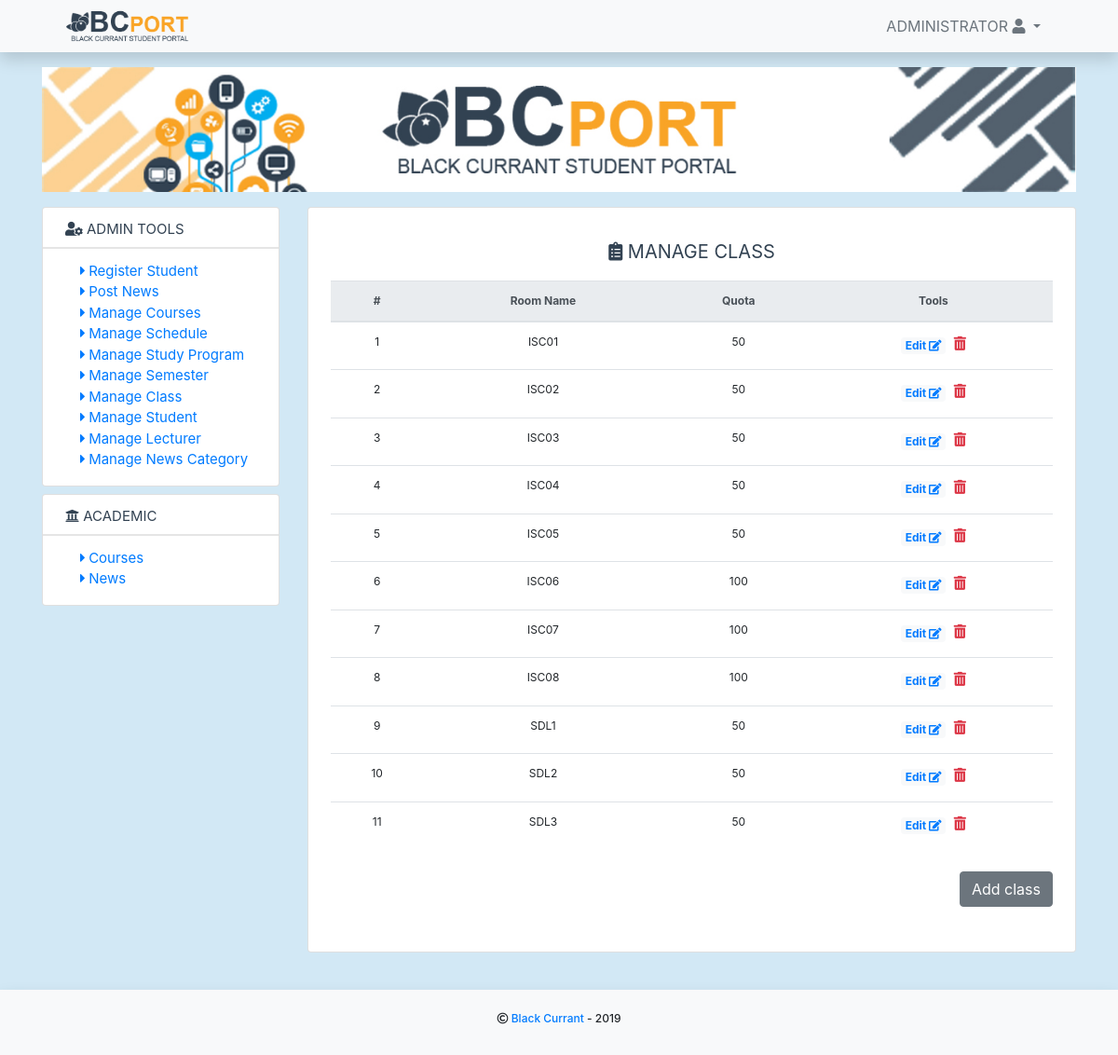
Page /index.php?page=class (signed in) on the committed database.
### tables this page shows
CREATE TABLE `tb_class` (
  `id` int(11) NOT NULL,
  `room_name` varchar(10) NOT NULL,
  `quota` int(11) NOT NULL
);

### core/app/class.php (called while the page is built, shortened)
<?php
    function getAllClass() {
        global $connect;
        $sql = "SELECT * FROM tb_class";
        $query = $connect->query($sql);
        if ($query->num_rows > 0)
        {
            return $query;
        } else {
            return false;
        }
    }
?>

### core/base.php (called while the page is built, shortened)
<?php
    $baseUrl = "./";
?>

### pages/class/index.php (the view, shortened to what this page needs)
<div class="px-4 py-4">
<h5 class="simple-text text-center"><i class="fas fa-clipboard-list"></i> Manage Class</h5>
<table class="table text-center">
  	<thead class="thead-light">
    	<tr>
      		<th scope="col">#</th>
      		<th scope="col">Room Name</th>
      		<th scope="col">Quota</th>
      		<th scope="col">Tools</th>
    	</tr>
  	</thead>
  	<tbody>
		<?php
			$result = getAllClass();
			if ($result != false) {
				while ($row = $result->fetch_assoc())
				{
					$id = $row['id'];
					$room_name = $row['room_name'];
    			$quota = $row['quota'];
    	 ?>
    	 <tr>
      		<td><?php echo $id; ?></td>
      		<td><?php echo $room_name; ?></td>
      		<td><?php echo $quota; ?></td>
      		<td style="font-size: 15px;">
            <a href="<?php echo $baseUrl.'index.php?page=editclass&id='.$id.''; ?>" class="badge badge-light text-primary badge-12" alt = "Edit">
              Edit <i class="fas fa-edit"></i>
            </a>&nbsp;
            <div class="btn-group dropup pb-1">
              <a href class="text-danger" data-toggle="dropdown" aria-haspopup="true" aria-expanded="false">
                <i class="fas fa-trash-alt"></i>
              </a>
            </div>
          </td>
      	</tr>
  		<?php
				}
			}
		 ?>
  	</tbody>
</table>
<div class="text-right my-4">
	<a href="<?php echo $baseUrl.'index.php?page=addclass'; ?>" class="btn btn-secondary">Add class</a>
</div>
</div>

### assets/css/custom.css (style rules this page uses)
body { background-color: #d2e8f5; }
.simple-text { text-transform: uppercase; padding: 0.5rem 0; display: block; white-space: nowrap; color: #324252; text-decoration: none; font-weight: 400; line-height: 30px; overflow: hidden; }
* { -webkit-box-sizing: border-box; box-sizing: border-box; }
body { padding: 0; margin: 0; }
table { font-size: 12px !important; }
.badge-12 { font-size: 12px !important; }

### rows in the picture
tb_class: id "1", room_name "ISC01", quota "50"
tb_class: id "2", room_name "ISC02", quota "50"
tb_class: id "3", room_name "ISC03", quota "50"
tb_class: id "4", room_name "ISC04", quota "50"
tb_class: id "5", room_name "ISC05", quota "50"
tb_class: id "6", room_name "ISC06", quota "100"
tb_class: id "7", room_name "ISC07", quota "100"
tb_class: id "8", room_name "ISC08", quota "100"
tb_class: id "9", room_name "SDL1", quota "50"
tb_class: id "10", room_name "SDL2", quota "50"
tb_class: id "11", room_name "SDL3", quota "50"

### other values in the picture
$userdata['name'] "ADMINISTRATOR"
